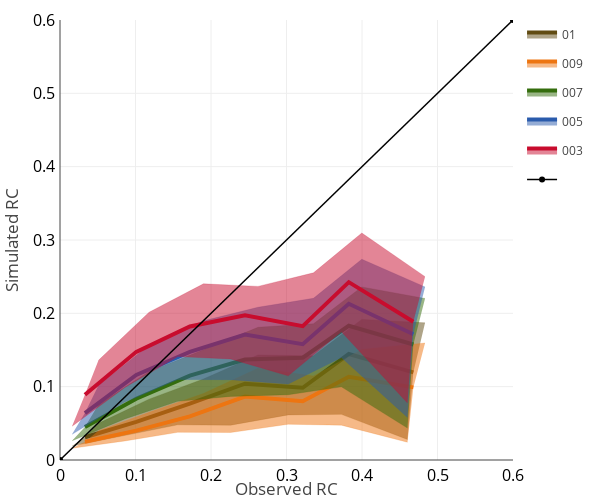

Here is the notebook cell this chart was saved with:
### Code cell
div, fig = Dispersion(ObsList, SimList, np.linspace(0,0.5,8), Percent=[25,50,75],
    Color = Color, Texto = Texto, Nombres = Nombres,
    width=600, height=500, rangoX=[0,0.6], rangoY=[0,0.6], 
    xLabel = 'Observed RC', yLabel = 'Simulated RC',
    )

### Figure 1 — Plotly figure (JSON) as saved in the notebook; plotly's stock layout.template omitted (floating-point values rounded to 4 significant figures)
{"data": [{"fill": null, "legendgroup": "01", "line": {"color": "#614B12", "width": 0.2}, "mode": "lines", "name": "01", "showlegend": false, "type": "scatter", "x": [0.016, 0.086, 0.156, 0.226, 0.3022, 0.3728, 0.4602], "y": [0.019, 0.034, 0.048, 0.0475, 0.0615, 0.06225, 0.028]}, {"fill": "tonexty", "legendgroup": "01", "line": {"color": "#614B12", "width": 4}, "mode": "lines", "name": "01", "showlegend": true, "type": "scatter", "x": [0.033, 0.101, 0.172, 0.245, 0.3215, 0.3825, 0.468], "y": [0.031, 0.052, 0.077, 0.104, 0.0985, 0.1445, 0.1195]}, {"fill": "tonexty", "legendgroup": "01", "line": {"color": "#614B12", "width": 0.2}, "mode": "lines", "name": "01", "showlegend": false, "type": "scatter", "x": [0.051, 0.118, 0.19, 0.2622, 0.3358, 0.3998, 0.4835], "y": [0.05, 0.083, 0.1105, 0.1432, 0.142, 0.1917, 0.187]}, {"fill": null, "legendgroup": "009", "line": {"color": "#ED7511", "width": 0.2}, "mode": "lines", "name": "009", "showlegend": false, "type": "scatter", "x": [0.016, 0.086, 0.156, 0.226, 0.3022, 0.3728, 0.4602], "y": [0.016, 0.026, 0.03775, 0.0375, 0.04875, 0.0475, 0.02425]}, {"fill": "tonexty", "legendgroup": "009", "line": {"color": "#ED7511", "width": 4}, "mode": "lines", "name": "009", "showlegend": true, "type": "scatter", "x": [0.033, 0.101, 0.172, 0.245, 0.3215, 0.3825, 0.468], "y": [0.025, 0.04, 0.0595, 0.0865, 0.08, 0.1135, 0.099]}, {"fill": "tonexty", "legendgroup": "009", "line": {"color": "#ED7511", "width": 0.2}, "mode": "lines", "name": "009", "showlegend": false, "type": "scatter", "x": [0.051, 0.118, 0.19, 0.2622, 0.3358, 0.3998, 0.4835], "y": [0.04, 0.065, 0.09075, 0.1253, 0.1145, 0.1507, 0.1595]}, {"fill": null, "legendgroup": "007", "line": {"color": "#346D0D", "width": 0.2}, "mode": "lines", "name": "007", "showlegend": false, "type": "scatter", "x": [0.016, 0.086, 0.156, 0.226, 0.3022, 0.3728, 0.4602], "y": [0.02625, 0.056, 0.08, 0.08675, 0.089, 0.09975, 0.0435]}, {"fill": "tonexty", "legendgroup": "007", "line": {"color": "#346D0D", "width": 4}, "mode": "lines", "name": "007", "showlegend": true, "type": "scatter", "x": [0.033, 0.101, 0.172, 0.245, 0.3215, 0.3825, 0.468], "y": [0.045, 0.0835, 0.115, 0.137, 0.1395, 0.183, 0.1575]}, {"fill": "tonexty", "legendgroup": "007", "line": {"color": "#346D0D", "width": 0.2}, "mode": "lines", "name": "007", "showlegend": false, "type": "scatter", "x": [0.051, 0.118, 0.19, 0.2622, 0.3358, 0.3998, 0.4835], "y": [0.07575, 0.1207, 0.1502, 0.181, 0.1858, 0.236, 0.2203]}, {"fill": null, "legendgroup": "005", "line": {"color": "#2A5BAC", "width": 0.2}, "mode": "lines", "name": "005", "showlegend": false, "type": "scatter", "x": [0.016, 0.086, 0.156, 0.226, 0.3022, 0.3728, 0.4602], "y": [0.035, 0.079, 0.1098, 0.1095, 0.1035, 0.1398, 0.058]}, {"fill": "tonexty", "legendgroup": "005", "line": {"color": "#2A5BAC", "width": 4}, "mode": "lines", "name": "005", "showlegend": true, "type": "scatter", "x": [0.033, 0.101, 0.172, 0.245, 0.3215, 0.3825, 0.468], "y": [0.064, 0.116, 0.1475, 0.171, 0.158, 0.213, 0.1715]}, {"fill": "tonexty", "legendgroup": "005", "line": {"color": "#2A5BAC", "width": 0.2}, "mode": "lines", "name": "005", "showlegend": false, "type": "scatter", "x": [0.051, 0.118, 0.19, 0.2622, 0.3358, 0.3998, 0.4835], "y": [0.102, 0.1565, 0.1897, 0.2082, 0.2205, 0.2738, 0.236]}, {"fill": null, "legendgroup": "003", "line": {"color": "#C80C2E", "width": 0.2}, "mode": "lines", "name": "003", "showlegend": false, "type": "scatter", "x": [0.016, 0.086, 0.156, 0.226, 0.3022, 0.3728, 0.4602], "y": [0.046, 0.099, 0.141, 0.1378, 0.1148, 0.1748, 0.07775]}, {"fill": "tonexty", "legendgroup": "003", "line": {"color": "#C80C2E", "width": 4}, "mode": "lines", "name": "003", "showlegend": true, "type": "scatter", "x": [0.033, 0.101, 0.172, 0.245, 0.3215, 0.3825, 0.468], "y": [0.089, 0.1475, 0.182, 0.1975, 0.1825, 0.2425, 0.1885]}, {"fill": "tonexty", "legendgroup": "003", "line": {"color": "#C80C2E", "width": 0.2}, "mode": "lines", "name": "003", "showlegend": false, "type": "scatter", "x": [0.051, 0.118, 0.19, 0.2622, 0.3358, 0.3998, 0.4835], "y": [0.136, 0.2015, 0.2402, 0.2367, 0.2552, 0.3095, 0.25]}, {"line": {"color": "black", "width": 1.5}, "name": "", "type": "scatter", "x": [0, 0.6], "y": [0, 0.6]}], "layout": {"height": 500, "margin": {"b": 40, "l": 60, "pad": 4, "r": 50, "t": 20}, "width": 600, "xaxis": {"range": [0, 0.6], "tickfont": {"color": "black", "size": 16}, "title": {"font": {"size": 17}, "text": "Observed RC"}, "type": "linear"}, "yaxis": {"range": [0, 0.6], "tickfont": {"color": "black", "size": 16}, "title": {"font": {"size": 17}, "text": "Simulated RC"}, "type": "linear"}}}
